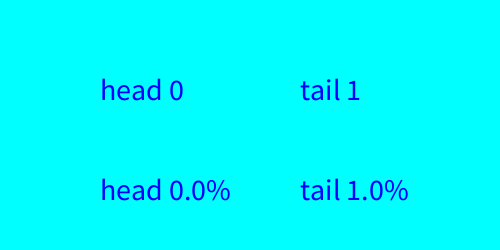
Frame 1 (no input)
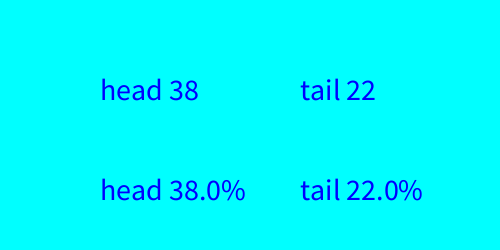
Frame 60 (the mouse pressed at the canvas centre just before this capture)
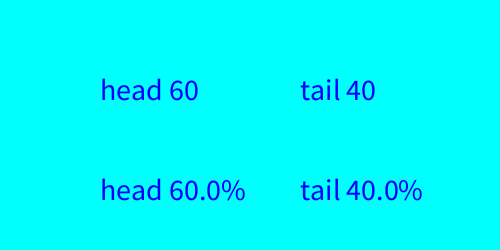
Frame 120 (the mouse held since frame 60 and released just before this capture)

The Processing sketch that drew these frames (run headless with seeded random() and noise(); from frame 60 on, the mouse is pressed at the canvas centre):

// Processing sketch: c5coin
// ── c5coin.pde
int head, tail;
int N, n=0; // number of trials
float x,r;
void setup() {
  size(500, 250);
  head = tail = 0;
  N = 100; 
  textSize(30);
  fill(0,0,255);
  r = 100./N;
}
void draw() {
  background(0, 255, 255);
  if (n<N) {
    x = random(120);
    if (x<60) head++;
    else tail++;
  }
  n++;
  text("head " + head, 100, 100);
  text("tail " + tail, 300, 100);
  text("head " + head*r + "%", 100, 200);
  text("tail " + tail*r + "%", 300, 200);
}
